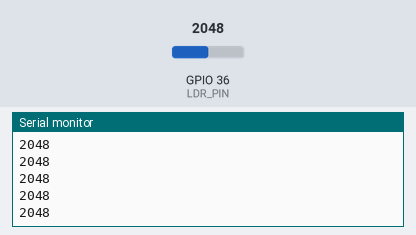
Bench run of a sketch on a simulated ESP32. Parts: the last lines printed to the serial monitor. Inputs (shaded band) come from the test bench; at power-on: GPIO 36 (LDR_PIN) = 2048 (analog values on the 0–4095 scale).

Above: at 1.2 s.
1.3 s: GPIO 36 (LDR_PIN) set to 2866
At 1.31 s:
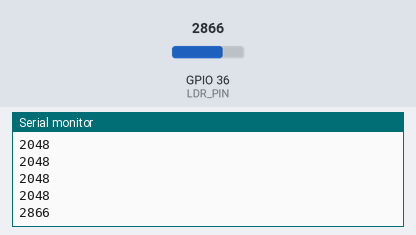
2.8 s: GPIO 36 (LDR_PIN) set to 3603
At 2.81 s:
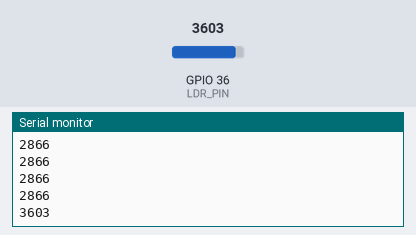
Timing chart, 0 to 5.8 s (numbered marks = the images above; inputs shaded):
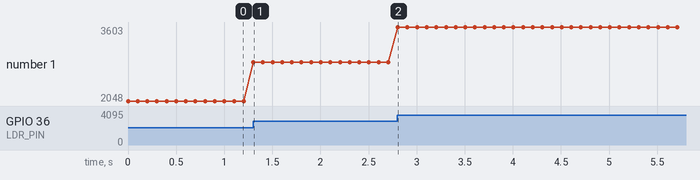

The sketch:

leitura_bruta.ino
```cpp
/*
 * Parte 1a — leitura bruta do LDR, sem pré-processamento.
 *
 * Placa: ESP32 Dev Module (WROOM-32)
 * Sensor: LDR GL5528 em divisor com 10 kΩ
 *
 *   3V3 ---- GL5528 ---- GPIO36 (VP, ADC1_CH0)
 *                          |
 *                         10 kΩ
 *                          |
 *                         GND
 *
 * Mais luz, menor a resistência do LDR, maior a tensão em GPIO36.
 * Monitor serial: 115200. Cada linha é o ADC de 12 bits (0 a 4095).
 */

static const int LDR_PIN = 36;
static const unsigned long PERIODO_MS = 100;

void setup() {
  Serial.begin(115200);
  analogReadResolution(12);
  analogSetPinAttenuation(LDR_PIN, ADC_11db);
}

void loop() {
  int bruto = analogRead(LDR_PIN);
  Serial.println(bruto);
  delay(PERIODO_MS);
}
```

Measured:
- after the input at 1.3 s, the serial monitor: prints a new line at once (image 1)
- after the input at 2.8 s, the serial monitor: prints a new line at once (image 2)
- plotted number 1: 2048 → 2866 after the input at 1.3 s, 2866 → 3603 after the input at 2.8 s
